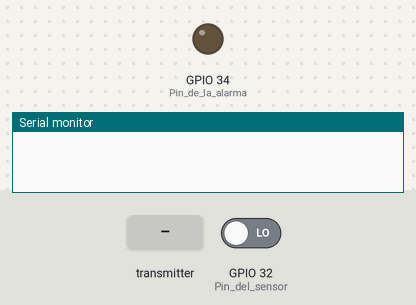
A sketch run on a simulated ESP32. Parts: output pins drawn as LEDs (lit = HIGH), the last lines printed to the serial monitor. Inputs (shaded band) come from the test bench; at power-on: GPIO 32 (Pin_del_sensor) LOW.

Above: at 1.2 s.
1.3 s: GPIO 32 (Pin_del_sensor) driven HIGH
At 3.3 s:
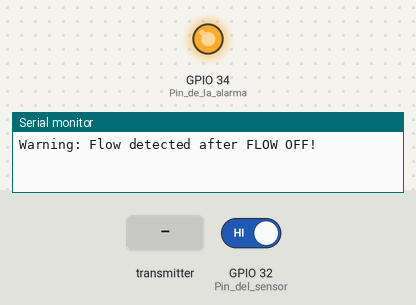
4.3 s: the transmitter starts sending flowStatus = 0
Timing chart, 0 to 7.3 s (numbered marks = the images above; inputs shaded):
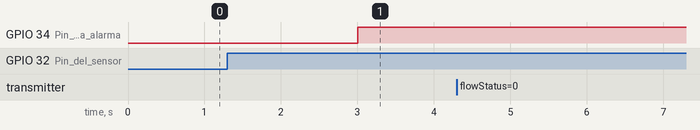

Measured:
- after the input at 1.3 s, GPIO 34 (Pin_de_la_alarma): LOW → HIGH after 1.7 s

The sketch:

Receptor_5.ino
```cpp
#include <esp_now.h>
#include <WiFi.h>

// Estructura para recibir datos
typedef struct struct_message {
  int flowStatus; // 1 for FLOW ON, 0 for FLOW OFF
} struct_message;

struct_message myData;

// Variables para manejar el conteo y evaluación del flujo
unsigned long lastMillis = 0;
unsigned long transitStartTime = 0; // Tiempo cuando se detecta FLOW ON en entrada y FLOW OFF en salida
unsigned long lastElectrodeTime = 0; // Tiempo del último cambio a FLOW OFF
unsigned long lastElectrodeDetectedTime = 0; // Tiempo del último electrodo detectado
unsigned long alarmStartTime = 0; // Tiempo de inicio de la alarma
const unsigned long alarmDuration = 30000; // Duración de la alarma en milisegundos
int countHigh = 0;
const int interval = 3000; // Intervalo de 3 segundos
const int threshold = 10;  // Umbral de 10 electrodos para determinar "FLOW ON"
const int transitTime = 30000; // Tiempo de tránsito normal en milisegundos
const unsigned long gracePeriod = transitTime + 5000; // Período de gracia

void OnDataRecv(const uint8_t * mac, const uint8_t *incomingData, int len) {
    int previousStatus = myData.flowStatus;
    memcpy(&myData, incomingData, sizeof(myData));
    Serial.print("Flow Status Received: ");
    Serial.println(myData.flowStatus);
    handleFlowChange(previousStatus);
}

void setup() {
  Serial.begin(115200);
  WiFi.mode(WIFI_STA);
  initEspNow();
  pinMode(32, INPUT); // Pin del sensor
  pinMode(34, OUTPUT); // Pin de la alarma
  digitalWrite(34, LOW); // Asegurarse de que la alarma está apagada al iniciar
  initializeVariables();
}

void loop() {
  readSensor();
  checkConditions();
  resetAlarm();
  delay(10); // Retardo para reducir carga de CPU y evitar muestreo excesivo
}

void initEspNow() {
  if (esp_now_init() != ESP_OK) {
    Serial.println("Error initializing ESP-NOW");
    return;
  }
  esp_now_register_recv_cb(OnDataRecv);
}

void initializeVariables() {
  lastMillis = millis();
  transitStartTime = 0;
  lastElectrodeTime = 0;
  lastElectrodeDetectedTime = 0;
  alarmStartTime = 0;
  countHigh = 0;
}

void readSensor() {
  if (digitalRead(32) == HIGH) {
    countHigh++;
    if (myData.flowStatus == 0) {
      lastElectrodeDetectedTime = millis();  // Actualizar solo si el estado es FLOW OFF
    }
  }
}

void checkConditions() {
  if (millis() - lastMillis >= interval) {
    evaluateFlowStatus();
    lastMillis = millis();
    countHigh = 0;
  }
}

void evaluateFlowStatus() {
  if (countHigh > threshold && myData.flowStatus == 1) {
    digitalWrite(34, LOW); // Apagar la alarma
    Serial.println("Normal operation: Flow confirmed and sensor active.");
    transitStartTime = 0;
  } else if (countHigh <= threshold && myData.flowStatus == 1) {
    manageTransitTime();
  } else if (myData.flowStatus == 0) {
    manageFlowOff();
  }
}

void manageTransitTime() {
  if (transitStartTime == 0) {
    transitStartTime = millis(); // Empezamos a contar el tiempo de tránsito
  } else if (millis() - transitStartTime > transitTime) {
    digitalWrite(34, HIGH); // Activar alarma
    alarmStartTime = millis();
    Serial.println("Warning: Potential blockage detected!");
  }
}

void manageFlowOff() {
  if (countHigh > 0 && millis() - lastElectrodeDetectedTime < gracePeriod) {
    digitalWrite(34, HIGH); // Activar alarma
    alarmStartTime = millis();
    Serial.println("Warning: Flow detected after FLOW OFF!");
  } else if (countHigh == 0 && millis() - lastElectrodeDetectedTime > gracePeriod) {
    digitalWrite(34, LOW); // Apagar la alarma
    Serial.println("Flow OFF condition cleared.");
    transitStartTime = 0;
    lastElectrodeDetectedTime = 0;
  }
}

void resetAlarm() {
  if (alarmStartTime != 0 && millis() - alarmStartTime > alarmDuration) {
    digitalWrite(34, LOW);
    alarmStartTime = 0;
    Serial.println("Alarm auto-reset after 30 seconds.");
  }
}

void handleFlowChange(int previousStatus) {
  if (previousStatus == 1 && myData.flowStatus == 0) {
    lastElectrodeTime = millis();  // Marcar tiempo cuando el flujo cambia de ON a OFF
  }
}
```
